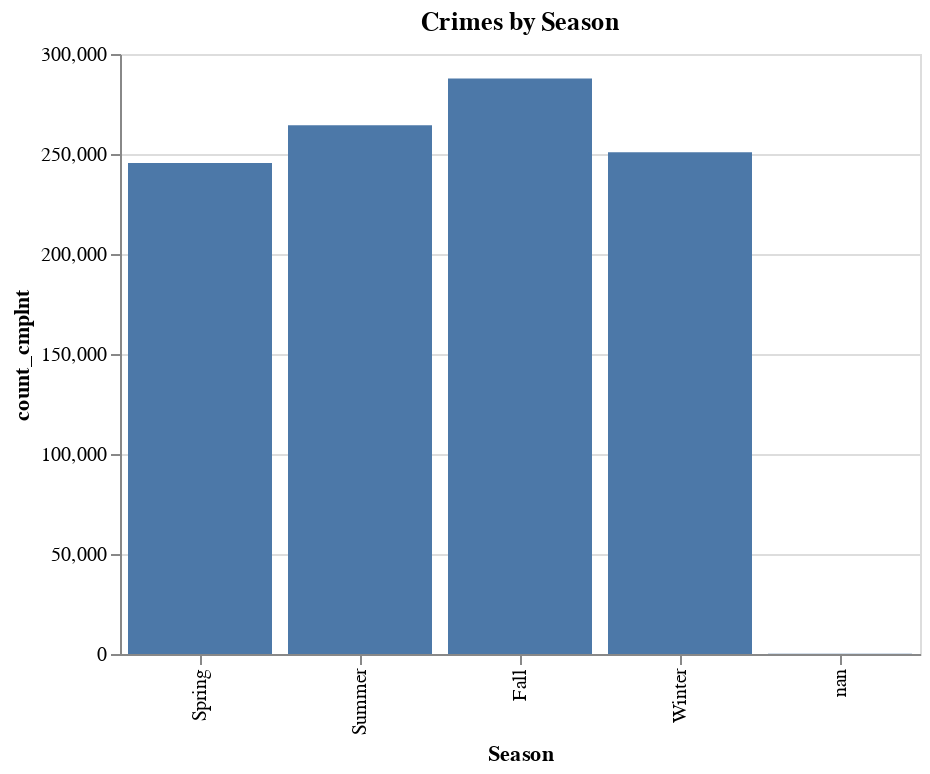

The notebook cell this image was saved under:
### Code cell
mySort = ["Spring","Summer","Fall","Winter"]

alt.Chart(df_season).mark_bar().encode(
  x = alt.Y('Season:N', sort=mySort),
  y='count_cmplnt:Q',
  tooltip = ['Season', 'count_cmplnt']
).properties(width = 400, height = 300, title="Crimes by Season")

### Figure 1 — Vega-Lite specification as saved in the notebook (floating-point values rounded to 4 significant figures)
{"config": {"view": {"continuousWidth": 400, "continuousHeight": 300}}, "data": {"name": "data-3ee9676c5ac4e4ccd7e9472355ad3a96"}, "mark": "bar", "encoding": {"tooltip": [{"type": "nominal", "field": "Season"}, {"type": "quantitative", "field": "count_cmplnt"}], "x": {"type": "nominal", "field": "Season", "sort": ["Spring", "Summer", "Fall", "Winter"]}, "y": {"type": "quantitative", "field": "count_cmplnt"}}, "height": 300, "title": "Crimes by Season", "width": 400, "$schema": "https://vega.github.io/schema/vega-lite/v4.8.1.json", "datasets": {"data-3ee9676c5ac4e4ccd7e9472355ad3a96": [{"Season": "Fall", "count_cmplnt": 287723}, {"Season": "Spring", "count_cmplnt": 245465}, {"Season": "Summer", "count_cmplnt": 264402}, {"Season": "Winter", "count_cmplnt": 250920}, {"Season": "nan", "count_cmplnt": 65}]}}
